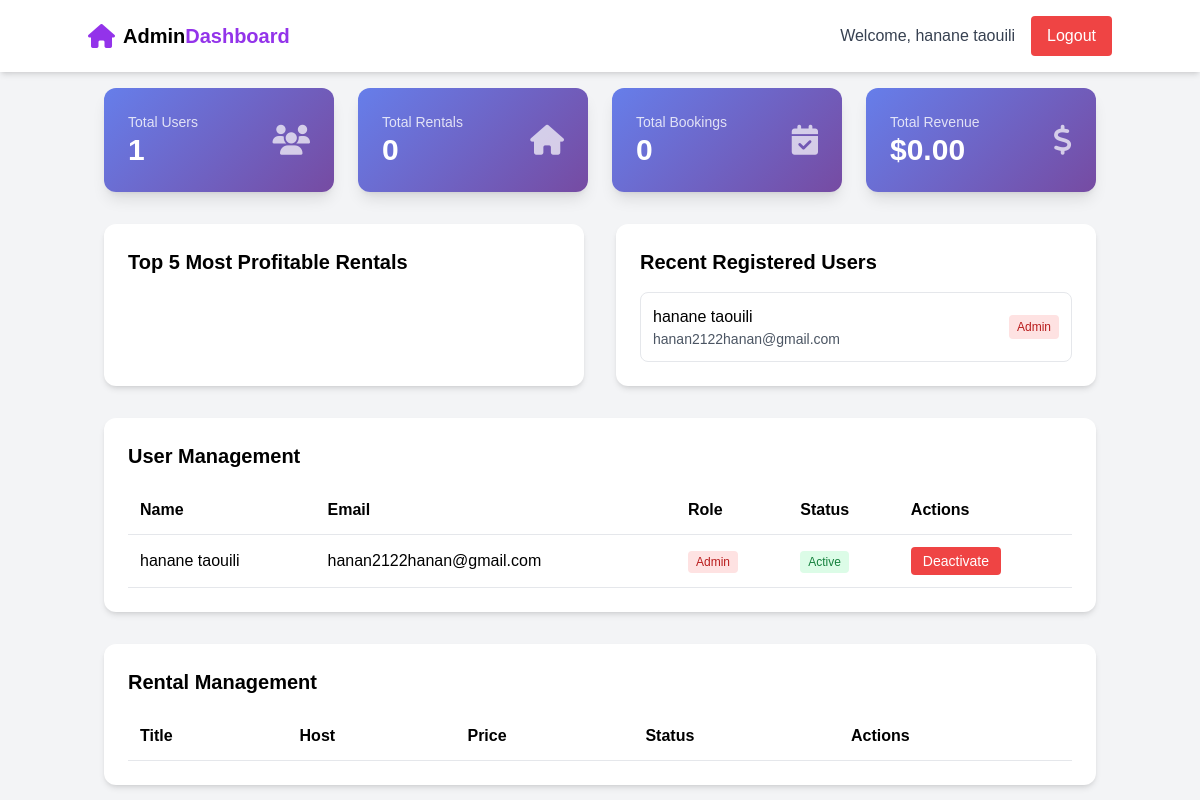
Page /dashboard/dashboardAdmin.php (signed in) on the committed database.
### tables this page shows
CREATE TABLE users (
    user_id INT PRIMARY KEY AUTO_INCREMENT,
    email VARCHAR(180) UNIQUE NOT NULL,
    password VARCHAR(255) NOT NULL,
    first_name VARCHAR(100) NOT NULL,
    last_name VARCHAR(100) NOT NULL,
    phone VARCHAR(20),
    location VARCHAR(50) NOT NULL,
    role ENUM('voyageur', 'hote', 'admin') DEFAULT 'voyageur',
    is_active BOOLEAN DEFAULT TRUE,
    created_at DATETIME DEFAULT CURRENT_TIMESTAMP
);

### config/Database.php (called while the page is built, shortened)
<?php
class Database{
    public static ?Database $instance = null;
    private $pdo;
    private function __construct(){
        try {
            $dsn = "mysql:host=" . self::DB_HOST . ";dbname=" . self::DB_NAME . ";charset=utf8mb4";
            $this->pdo = new PDO($dsn, self::DB_USER, self::DB_PASS);
            $this->pdo->setAttribute(PDO::ATTR_ERRMODE, PDO::ERRMODE_EXCEPTION);
            $this->pdo->setAttribute(PDO::ATTR_DEFAULT_FETCH_MODE, PDO::FETCH_ASSOC);
        } catch (PDOException $e) {
            die("Connection failed: " . $e->getMessage());
        }
    }
    public static function getInstance(){
        if (self::$instance === null){
            self::$instance = new self();
        }
        return self::$instance;
    }
    public function getConnection(){
        return $this->pdo;
    }
}
?>

### classes/AdminStats.php (called while the page is built, shortened)
<?php
require_once __DIR__ . '/../config/Database.php';
class AdminStats {
    private PDO $db;
    public function __construct() {
        $this->db = Database::getInstance()->getConnection();
    }
    public function getDashboardStats(): array {
        try {
            $stats = [];
            $sql = "SELECT COUNT(*) as total FROM users";
            $stmt = $this->db->query($sql);
            $stats['total_users'] = $stmt->fetch()['total'];
            $sql = "SELECT COUNT(*) as total FROM logement WHERE is_active = TRUE";
            $stmt = $this->db->query($sql);
            $stats['total_logements'] = $stmt->fetch()['total'];
            $sql = "SELECT COUNT(*) as total FROM reservation";
            $stmt = $this->db->query($sql);
            $stats['total_reservations'] = $stmt->fetch()['total'];
            $sql = "SELECT COALESCE(SUM(total_price), 0) as total FROM reservation WHERE status IN ('confirmed', 'completed')";
            $stmt = $this->db->query($sql);
            $stats['total_revenue'] = $stmt->fetch()['total'];
            $sql = "SELECT l.logement_id, l.title, l.price,
                           COUNT(r.reservation_id) as reservation_count,
                           COALESCE(SUM(r.total_price), 0) as total_income
                    FROM logement l
                    LEFT JOIN reservation r ON l.logement_id = r.logement_id
                    WHERE r.status IN ('confirmed', 'completed')
                    GROUP BY l.logement_id
                    ORDER BY total_income DESC
                    LIMIT 10";
            $stmt = $this->db->query($sql);
            $stats['top_logements'] = $stmt->fetchAll();
            $sql = "SELECT user_id, first_name, last_name, email, role, created_at
                    FROM users ORDER BY created_at DESC LIMIT 10";
            $stmt = $this->db->query($sql);
            $stats['recent_users'] = $stmt->fetchAll();
            return $stats;
        } catch (PDOException $e) {
            error_log("AdminStats getDashboardStats error: " . $e->getMessage());
            return [];
        }
    }
    public function getAllUsers(): array {
        try {
            $sql = "SELECT * FROM users ORDER BY created_at DESC";
            $stmt = $this->db->query($sql);
            return $stmt->fetchAll();
        } catch (PDOException $e) {
            error_log("AdminStats getAllUsers error: " . $e->getMessage());
            return [];
        }
    }
}
?>

### dashboard/dashboardAdmin.php (the view, shortened to what this page needs)
<?php
require_once __DIR__ . '/../classes/AdminStats.php';
$adminStats = new AdminStats();
$stats = $adminStats->getDashboardStats();
$allUsers = $adminStats->getAllUsers();
?>
<!DOCTYPE html>
<html lang="en">
<head>
    <script src="https://cdn.tailwindcss.com"></script>
    <link rel="stylesheet" href="https://cdnjs.cloudflare.com/ajax/libs/font-awesome/6.4.0/css/all.min.css">
</head>
<body class="bg-gray-100">
    <nav class="bg-white shadow-md py-4 px-6">
        <div class="container mx-auto flex justify-between items-center">
            <a href="#" class="flex items-center space-x-2">
                <i class="fas fa-home text-2xl text-purple-600"></i>
                <span class="text-xl font-bold">Admin<span class="text-purple-600">Dashboard</span></span>
            </a>
            <div class="flex items-center space-x-4">
                <span class="text-gray-700">Welcome, <?= htmlspecialchars($_SESSION['user_name']) ?></span>
                <a href="../auth/logout.php" class="px-4 py-2 bg-red-500 text-white rounded hover:bg-red-600">Logout</a>
            </div>
        </div>
    </nav>
    <div class="container mx-auto p-4">
        <div class="grid grid-cols-1 md:grid-cols-4 gap-6 mb-8">
            <div class="stat-card text-white rounded-xl p-6 shadow-lg">
                <div class="flex items-center justify-between">
                    <div>
                        <p class="text-sm opacity-80">Total Users</p>
                        <h3 class="text-3xl font-bold"><?= $stats['total_users'] ?? 0 ?></h3>
                    </div>
                    <i class="fas fa-users text-3xl opacity-70"></i>
                </div>
            </div>
            <div class="stat-card text-white rounded-xl p-6 shadow-lg">
                <div class="flex items-center justify-between">
                    <div>
                        <p class="text-sm opacity-80">Total Rentals</p>
                        <h3 class="text-3xl font-bold"><?= $stats['total_logements'] ?? 0 ?></h3>
                    </div>
                    <i class="fas fa-home text-3xl opacity-70"></i>
                </div>
            </div>
            <div class="stat-card text-white rounded-xl p-6 shadow-lg">
                <div class="flex items-center justify-between">
                    <div>
                        <p class="text-sm opacity-80">Total Bookings</p>
                        <h3 class="text-3xl font-bold"><?= $stats['total_reservations'] ?? 0 ?></h3>
                    </div>
                    <i class="fas fa-calendar-check text-3xl opacity-70"></i>
                </div>
            </div>
            <div class="stat-card text-white rounded-xl p-6 shadow-lg">
                <div class="flex items-center justify-between">
                    <div>
                        <p class="text-sm opacity-80">Total Revenue</p>
                        <h3 class="text-3xl font-bold">$<?= number_format($stats['total_revenue'] ?? 0, 2) ?></h3>
                    </div>
                    <i class="fas fa-dollar-sign text-3xl opacity-70"></i>
                </div>
            </div>
        </div>
        <div class="grid grid-cols-1 lg:grid-cols-2 gap-8">
            <div class="bg-white rounded-xl shadow-md p-6">
                <h2 class="text-xl font-bold mb-4">Top 5 Most Profitable Rentals</h2>
            </div>
            <div class="bg-white rounded-xl shadow-md p-6">
                <h2 class="text-xl font-bold mb-4">Recent Registered Users</h2>
                <div class="space-y-3">
                    <?php foreach (array_slice($stats['recent_users'] ?? [], 0, 5) as $user): ?>
                    <div class="flex items-center justify-between p-3 border rounded-lg">
                        <div>
                            <h4 class="font-medium"><?= htmlspecialchars($user['first_name'] . ' ' . $user['last_name']) ?></h4>
                            <p class="text-sm text-gray-600"><?= htmlspecialchars($user['email']) ?></p>
                        </div>
                        <span class="px-2 py-1 <?= $user['role'] === 'admin' ? 'bg-red-100 text-red-700' : ($user['role'] === 'hote' ? 'bg-blue-100 text-blue-700' : 'bg-gray-100 text-gray-700') ?> rounded text-xs">
                            <?= ucfirst($user['role']) ?>
                        </span>
                    </div>
                    <?php endforeach; ?>
                </div>
            </div>
        </div>
        <div class="bg-white rounded-xl shadow-md p-6 mt-8">
            <h2 class="text-xl font-bold mb-4">User Management</h2>
            <div class="overflow-x-auto">
                <table class="w-full">
                    <thead>
                        <tr class="border-b">
                            <th class="text-left p-3">Name</th>
                            <th class="text-left p-3">Email</th>
                            <th class="text-left p-3">Role</th>
                            <th class="text-left p-3">Status</th>
                            <th class="text-left p-3">Actions</th>
                        </tr>
                    </thead>
                    <tbody>
                        <?php foreach ($allUsers as $user): ?>
                        <tr class="border-b hover:bg-gray-50">
                            <td class="p-3"><?= htmlspecialchars($user['first_name'] . ' ' . $user['last_name']) ?></td>
                            <td class="p-3"><?= htmlspecialchars($user['email']) ?></td>
                            <td class="p-3">
                                <span class="px-2 py-1 rounded text-xs <?= $user['role'] === 'admin' ? 'bg-red-100 text-red-700' : ($user['role'] === 'hote' ? 'bg-blue-100 text-blue-700' : 'bg-gray-100 text-gray-700') ?>">
                                    <?= ucfirst($user['role']) ?>
                                </span>
                            </td>
                            <td class="p-3">
                                <span class="px-2 py-1 rounded text-xs <?= $user['is_active'] ? 'bg-green-100 text-green-700' : 'bg-red-100 text-red-700' ?>">
                                    <?= $user['is_active'] ? 'Active' : 'Inactive' ?>
                                </span>
                            </td>
                            <td class="p-3">
                                <form method="POST" class="inline">
                                    <button type="submit" name="toggle_user" class="px-3 py-1 <?= $user['is_active'] ? 'bg-red-500 hover:bg-red-600' : 'bg-green-500 hover:bg-green-600' ?> text-white rounded text-sm">
                                        <?= $user['is_active'] ? 'Deactivate' : 'Activate' ?>
                                    </button>
                                </form>
                            </td>
                        </tr>
                        <?php endforeach; ?>
                    </tbody>
                </table>
            </div>
        </div>
        <div class="bg-white rounded-xl shadow-md p-6 mt-8">
            <h2 class="text-xl font-bold mb-4">Rental Management</h2>
            <div class="overflow-x-auto">
                <table class="w-full">
                    <thead>
                        <tr class="border-b">
                            <th class="text-left p-3">Title</th>
                            <th class="text-left p-3">Host</th>
                            <th class="text-left p-3">Price</th>
                            <th class="text-left p-3">Status</th>
                            <th class="text-left p-3">Actions</th>
                        </tr>
                    </thead>
                </table>
            </div>
        </div>
    </div>
</body>
</html>

### dashboard/dashboardAdmin.php (style rules this page uses)
body { font-family: 'Poppins', sans-serif; }
.stat-card { background: linear-gradient(135deg, #667eea 0%, #764ba2 100%); }

### rows in the picture
users: first_name+last_name "hanane taouili", email "hanan2122hanan@gmail.com", role "Admin", is_active "Active"

### other values in the picture
$_SESSION['user_name'] "hanane taouili"
$stats['total_users'] "1"
$stats['total_logements'] "0"
$stats['total_reservations'] "0"
$stats['total_revenue'] "0.00"
